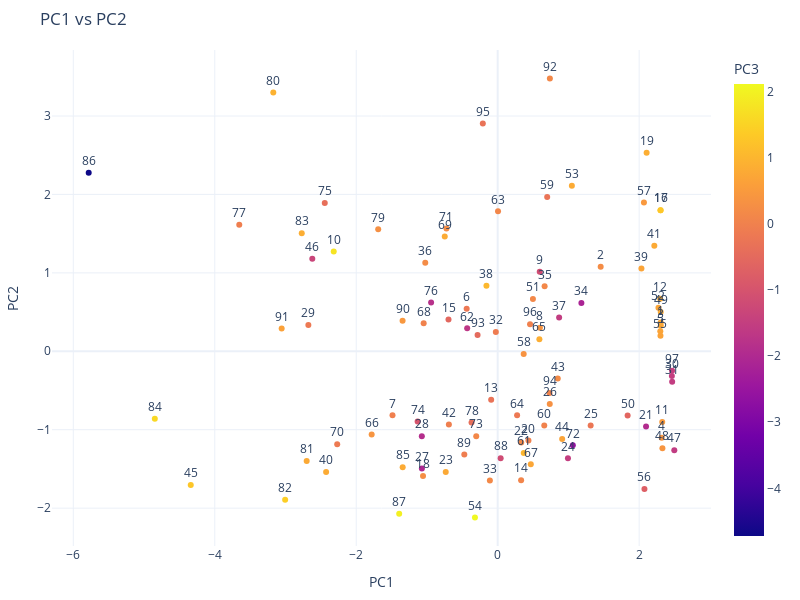

Notebook source saved alongside this figure:
### Code cell
from sklearn.decomposition import PCA
from sklearn.preprocessing import StandardScaler
from scipy.spatial.distance import pdist, squareform
import matplotlib.pyplot as plt
import seaborn as sns
import plotly.express as px
import plotly.graph_objects as go
import pandas as pd
import numpy as np

df_pca = df_metadata.copy()

columnas_usar = df_pca.select_dtypes(include=[np.number]).columns.difference(['ID'])

scaler = StandardScaler()
X_scaled = scaler.fit_transform(df_pca[columnas_usar])

pca = PCA(n_components=pca.n_components_)
X_pca = pca.fit_transform(X_scaled)

columnas_pca = [f"PC{i+1}" for i in range(pca.n_components_)]
df_pca_result = pd.DataFrame(X_pca, columns=columnas_pca)
df_pca_result["ID"] = df_pca["ID"].values

dist_matrix = squareform(pdist(X_scaled, metric='euclidean'))
df_dist = pd.DataFrame(dist_matrix, index=df_pca["ID"], columns=df_pca["ID"])
fig = px.scatter(
    df_pca_result,
    x="PC1",
    y="PC2",
    text="ID",  
    color="PC3",  
    title="PC1 vs PC2",
    width=800,
    height=600
)

fig.update_traces(textposition='top center')
fig.update_layout(margin=dict(l=20, r=20, b=20, t=50), template="plotly_white", showlegend=False)
fig.show()

plt.figure(figsize=(10, 8))
sns.heatmap(df_dist, cmap="viridis", xticklabels=False, yticklabels=False)
plt.title("Matriz de Distancias Euclidianas")
plt.tight_layout()
plt.show()

### Figure 1 — Plotly figure (JSON) as saved in the notebook; plotly's stock layout.template omitted (floating-point values rounded to 4 significant figures)
{"data": [{"hovertemplate": "PC1=%{x}<br>PC2=%{y}<br>ID=%{text}<br>PC3=%{marker.color}<extra></extra>", "legendgroup": "", "marker": {"color": [0.7466, 0.2178, 0.7315, 0.4176, 0.6796, -0.182, -0.0294, 0.3712, -1.156, 1.776, 0.523, 0.8331, -0.3069, 0.08281, -0.5589, 1.295, 1.295, 0.2593, 0.8516, -0.007019, -1.947, 0.1886, 0.7636, -1.525, -0.2418, 0.3059, -2.045, -1.887, -0.167, -1.524, -1.536, -0.1148, 0.1594, -2.128, 0.1418, 0.214, -1.537, 1.036, 0.6805, 0.8055, 0.7926, -0.04678, 0.1847, 0.6866, 1.288, -1.337, -1.57, 0.4022, 0.7972, -0.5795, 0.1331, 0.6993, 0.8037, 2.111, 0.665, -0.7416, 0.4646, 0.3543, -0.28, 0.02162, 0.996, -1.692, 0.1088, -0.1563, 0.8604, 0.391, 0.7194, 0.01269, 0.7999, -0.1384, 0.2342, -2.566, 0.1339, -0.9904, -0.3935, -1.822, -0.05712, -0.3846, 0.2842, 0.9221, 0.7711, 1.418, 0.8658, 1.574, 0.7987, -4.719, 1.964, -1.175, -0.07167, 0.4452, 0.6325, 0.1328, -0.4876, 0.05613, -0.3041, -0.009252, -1.486], "coloraxis": "coloraxis", "symbol": "circle"}, "mode": "markers+text", "name": "", "orientation": "v", "showlegend": false, "text": [1, 2, 3, 4, 5, 6, 7, 8, 9, 10, 11, 12, 13, 14, 15, 16, 17, 18, 19, 20, 21, 22, 23, 24, 25, 26, 27, 28, 29, 30, 31, 32, 33, 34, 35, 36, 37, 38, 39, 40, 41, 42, 43, 44, 45, 46, 47, 48, 49, 50, 51, 52, 53, 54, 55, 56, 57, 58, 59, 60, 61, 62, 63, 64, 65, 66, 67, 68, 69, 70, 71, 72, 73, 74, 75, 76, 77, 78, 79, 80, 81, 82, 83, 84, 85, 86, 87, 88, 89, 90, 91, 92, 93, 94, 95, 96, 97], "textposition": "top center", "type": "scatter", "x": [2.306, 1.456, 2.306, 2.319, 2.299, -0.4384, -1.487, 0.597, 0.5945, -2.318, 2.326, 2.297, -0.09199, 0.3313, -0.6953, 2.303, 2.303, -1.055, 2.106, 0.4348, 2.098, 0.3331, -0.7343, 0.9935, 1.314, 0.7363, -1.072, -1.072, -2.677, 2.463, 2.467, -0.02614, -0.1101, 1.184, 0.6634, -1.024, 0.8684, -0.1589, 2.032, -2.426, 2.215, -0.6901, 0.8493, 0.9118, -4.339, -2.621, 2.497, 2.329, 2.305, 1.837, 0.4982, 2.273, 1.049, -0.3212, 2.302, 2.075, 2.068, 0.3677, 0.7, 0.6588, 0.3686, -0.4315, 0.004948, 0.2746, 0.5896, -1.782, 0.4681, -1.046, -0.7484, -2.269, -0.7243, 1.062, -0.3033, -1.132, -2.445, -0.9414, -3.653, -0.3696, -1.689, -3.173, -2.7, -3.005, -2.77, -4.847, -1.343, -5.782, -1.392, 0.04204, -0.4719, -1.344, -3.054, 0.7382, -0.2842, 0.7327, -0.2099, 0.4576, 2.465], "xaxis": "x", "y": [0.3673, 1.077, 0.326, -1.101, 0.257, 0.5416, -0.8159, 0.3007, 1.015, 1.273, -0.9013, 0.6685, -0.6178, -1.644, 0.4065, 1.799, 1.799, -1.591, 2.53, -1.138, -0.96, -1.164, -1.54, -1.365, -0.9453, -0.6731, -1.495, -1.082, 0.3359, -0.3153, -0.3883, 0.245, -1.648, 0.6152, 0.8281, 1.13, 0.4312, 0.8369, 1.055, -1.54, 1.344, -0.934, -0.3482, -1.12, -1.704, 1.181, -1.261, -1.236, 0.5015, -0.8184, 0.6657, 0.5539, 2.11, -2.119, 0.197, -1.756, 1.896, -0.03583, 1.967, -0.9477, -1.298, 0.2924, 1.784, -0.8169, 0.1541, -1.062, -1.442, 0.3573, 1.465, -1.184, 1.566, -1.198, -1.082, -0.8938, 1.892, 0.6211, 1.612, -0.9084, 1.555, 3.301, -1.4, -1.895, 1.506, -0.8606, -1.477, 2.276, -2.072, -1.363, -1.317, 0.3897, 0.2913, 3.477, 0.208, -0.5317, 2.906, 0.3459, -0.2478], "yaxis": "y"}], "layout": {"coloraxis": {"colorbar": {"title": {"text": "PC3"}}, "colorscale": [[0, "#0d0887"], [0.1111, "#46039f"], [0.2222, "#7201a8"], [0.3333, "#9c179e"], [0.4444, "#bd3786"], [0.5556, "#d8576b"], [0.6667, "#ed7953"], [0.7778, "#fb9f3a"], [0.8889, "#fdca26"], [1, "#f0f921"]]}, "height": 600, "legend": {"tracegroupgap": 0}, "margin": {"b": 20, "l": 20, "r": 20, "t": 50}, "showlegend": false, "title": {"text": "PC1 vs PC2"}, "width": 800, "xaxis": {"anchor": "y", "domain": [0, 1], "title": {"text": "PC1"}}, "yaxis": {"anchor": "x", "domain": [0, 1], "title": {"text": "PC2"}}}}
